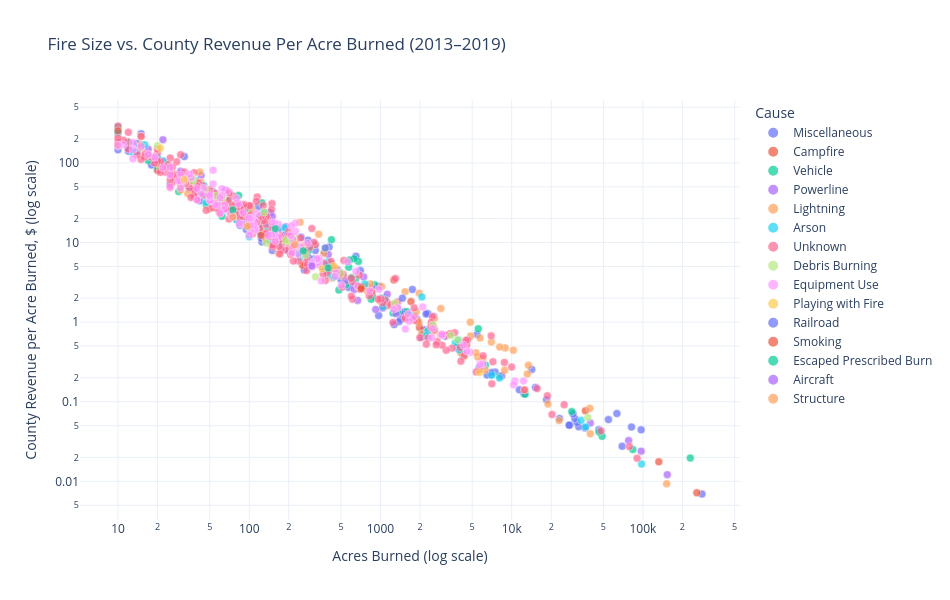

This figure's notebook cell:
### Markdown cell above
**How does the scale of a fire compare to the fiscal capacity of the county absorbing it?** Acreage alone tells us how *big* a fire was, but not how big it was *relative to the local economy that has to deal with it*. Plotting acres burned against revenue-per-acre on log-log axes lets us see fires that were geographically small but economically heavy alongside the more obvious mega-fires. We use Plotly so you can hover and see the fire-level details (name, year, county, structures destroyed).

### Code cell
# Visualization X — interactive scatter (Plotly)
import plotly.express as px

plot_df = df[(df['acres_burned'] > 0) & (df['revenue_per_acre'] > 0)].copy()

fig = px.scatter(
    plot_df,
    x='acres_burned',
    y='revenue_per_acre',
    color='cause_label',
    log_x=True,
    log_y=True,
    hover_name='fire_name_kaggle',
    hover_data={
        'primary_county': True,
        'year': True,
        'structures_destroyed': ':,',
        'fatalities': True,
        'revenues_per_capita': ':,',
        'acres_burned': ':,.0f',
        'revenue_per_acre': ':.2f',
        'cause_label': False,
    },
    title='Fire Size vs. County Revenue Per Acre Burned (2013–2019)',
    labels={
        'acres_burned': 'Acres Burned (log scale)',
        'revenue_per_acre': 'County Revenue per Acre Burned, $ (log scale)',
        'cause_label': 'Cause',
    },
    opacity=0.7,
)

fig.update_traces(marker=dict(size=8, line=dict(width=0.5, color='white')))
fig.update_layout(
    width=950, height=600,
    legend=dict(title='Cause', itemsizing='constant'),
    template='plotly_white',
)
fig.show()

### Figure 1 — Plotly figure (JSON) as saved in the notebook; plotly's stock layout.template omitted (floating-point values rounded to 4 significant figures; data arrays with more than 128 entries replaced by an {"elided": "..."} marker saying what was removed)
{"data": [{"customdata": {"elided": "126x6 mixed values"}, "hovertemplate": "<b>%{hovertext}</b><br><br>Acres Burned (log scale)=%{x:,.0f}<br>County Revenue per Acre Burned, $ (log scale)=%{y:.2f}<br>primary_county=%{customdata[0]}<br>year=%{customdata[1]}<br>structures_destroyed=%{customdata[2]:,}<br>fatalities=%{customdata[3]}<br>revenues_per_capita=%{customdata[4]:,}<extra></extra>", "hovertext": ["Thomas Fire", "Ferguson Fire", "Detwiler Fire", "Rocky Fire", "Delta Fire", "Walker Fire", "Hirz Fire", "Blue Cut Fire", "Eiler Fire", "Lake Fire", "Powerhouse Fire", "Cedar Fire", "Mountain Fire", "American Fire", "Holy Fire", "Whittier Fire", "Pawnee Fire", "Tucker Fire", "Railroad Fire", "Deer Fire", "Sherpa Fire", "Cabin Fire", "Panther Fire", "Monticello Fire", "Trailhead Fire", "Owens River Fire", "North Fire", "Shirley Fire", "Palmer Fire", "Morgan Fire", "Chrome Fire", "Turkey Fire", "Nelson Fire", "Etiwanda Fire", "Sacata Fire", "Gate Fire", "Hat Fire", "Kerlin Fire", "Nicolls Fire ", "Highway Fire", "Holcomb Fire", "Oakwood Fire", "Falls Fire", "Valley Fire", "General Fire", "Front Fire", "Eel Fire", "Silverado Fire", "Grade Fire", "Burris Fire", "Marina Fire", "Grant Fire", "Kyburz Fire", "Branch Fire", "Fay Fire", "River Fire", "Tule Fire", "San Ardo", "Call Fire", "Marble Fire", "Appaloosa Fire", "Skyline Fire", "Mill Fire", "Tecolote Fire", "Lyon Fire", "Wilson Fire", "Tobin Fire", "Camp Fire", "Petersburg Fire", "Beaver Fire", "Hillside Fire", "Pines Fire ", "Sierra Fire", "Peak Fire", "Laverne Fire", "Emerald Fire", "High Fire", "Antelope Fire", "Fork Fire", "Peg Fire", "Holy Fire", "Canyon Fire", "Usal Fire", "Tumey Fire", "Sterling", "Gun Fire", "Smiley Fire", "Coe Fire", "Murphy Fire", "Idria Fire", "Range Fire", "Sterling Fire", "Little Fire", "Mercury Fire", "Auberry Fire", "Bar Fire", "Grub Fire", "Dollar Fire", "Tulloch Fire", "Browns Fire", "Centerville Fire", "Cassel Fire", "Lynette Fire", "Bolla Fire", "Hogback Fire", "Bradley Fire", "Lowe Fire", "Wilson Fire", "Copper Fire", "Hidden Fire", "Viper Fire", "Fairview Fire", "Sandy Fire", "Sloane Fire", "Chaparral Fire", "Gibraltar Fire", "Seine Fire", "Ken Fire", "Panoche Fire", "West Fire", "Drum Fire", "Hog Fire", "School Fire", "Jameson Fire", "Building Fire", "Jacobson Fire"], "legendgroup": "Miscellaneous", "marker": {"color": "#636efa", "line": {"color": "white", "width": 0.5}, "opacity": 0.7, "size": 8, "symbol": "circle"}, "mode": "markers", "name": "Miscellaneous", "orientation": "v", "showlegend": true, "type": "scatter", "x": [281900.0, 96900.0, 81830.0, 69440.0, 63310.0, 54610.0, 46150.0, 36270.0, 32420.0, 31360.0, 30270.0, 29320.0, 27530.0, 27440.0, 23140.0, 18430.0, 15180.0, 14220.0, 12410.0, 11430.0, 7474.0, 6980.0, 6965.0, 6488.0, 5646.0, 5443.0, 4250.0, 3895.0, 3874.0, 3111.0, 2290.0, 2225.0, 2162.0, 2143.0, 2100.0, 2056.0, 1900.0, 1751.0, 1680.0, 1522.0, 1503.0, 1431.0, 1383.0, 1350.0, 1271.0, 1014.0, 972.0, 968.0, 710.0, 703.0, 650.0, 640.0, 572.0, 500.0, 469.0, 406.0, 395.0, 375.0, 367.0, 319.0, 310.0, 282.0, 280.0, 274.0, 263.0, 261.0, 248.0, 225.0, 215.0, 215.0, 200.0, 200.0, 200.0, 186.0, 180.0, 176.0, 170.0, 167.0, 166.0, 157.0, 150.0, 144.0, 130.0, 126.0, 125.0, 125.0, 124.0, 120.0, 117.0, 116.0, 100.0, 100.0, 97.0, 95.0, 91.0, 91.0, 85.0, 85.0, 85.0, 84.0, 80.0, 75.0, 67.0, 60.0, 58.0, 54.0, 52.0, 50.0, 50.0, 46.0, 42.0, 35.0, 32.0, 25.0, 22.0, 21.0, 20.0, 20.0, 18.0, 15.0, 14.0, 14.0, 12.0, 12.0, 10.0, 10.0], "xaxis": "x", "y": [0.006935, 0.04433, 0.04808, 0.02756, 0.07108, 0.05968, 0.04431, 0.04689, 0.04849, 0.05517, 0.06167, 0.07049, 0.05089, 0.05066, 0.06151, 0.1061, 0.1507, 0.2548, 0.1259, 0.1415, 0.2356, 0.2205, 0.2322, 0.2169, 0.2666, 0.6991, 0.4071, 0.4994, 0.4701, 0.6644, 1.284, 1.268, 0.8016, 0.7872, 0.72, 0.644, 1.076, 2.57, 1.158, 1.346, 1.275, 1.092, 1.013, 1.497, 0.9308, 1.996, 2.83, 1.21, 2.786, 4.435, 6.697, 2.878, 2.731, 3.43, 4.586, 8.788, 4.073, 7.525, 5.602, 7.922, 6.2, 6.493, 10.7, 7.04, 4.498, 7.762, 11.71, 9.596, 11.22, 7.809, 11.69, 9.98, 7.95, 12.47, 10.12, 9.585, 11.28, 10.2, 14.54, 13.35, 7.947, 23.65, 23.98, 13.42, 16.17, 10.14, 11.3, 13.7, 28.04, 14.47, 24.32, 17.3, 16.39, 14.52, 18.58, 27.76, 16.42, 22.55, 25.58, 27.39, 19.61, 20.96, 35.04, 33.78, 30.45, 39.83, 44.65, 45.74, 30.94, 41.67, 33.36, 47.97, 120.0, 52.96, 106.0, 83.52, 95.85, 85.05, 93.94, 232.3, 139.6, 175.3, 140.4, 151.8, 146.0, 160.9], "yaxis": "y"}, {"customdata": {"elided": "22x6 mixed values"}, "hovertemplate": "<b>%{hovertext}</b><br><br>Acres Burned (log scale)=%{x:,.0f}<br>County Revenue per Acre Burned, $ (log scale)=%{y:.2f}<br>primary_county=%{customdata[0]}<br>year=%{customdata[1]}<br>structures_destroyed=%{customdata[2]:,}<br>fatalities=%{customdata[3]}<br>revenues_per_capita=%{customdata[4]:,}<extra></extra>", "hovertext": ["Rim Fire", "Soberanes Fire", "Donnell Fire", "Pine Fire", "White Fire", "Colby Fire", "Carstens Fire", "Moffat Fire", "North Fire", "Sage Fire", "Power Fire", "Highway Fire", "Campbell Fire", "Skirball Fire", "Recycle Fire", "Lost Fire", "Lopez Fire", "Thompson Fire ", "Phoenix Fire", "Fawnskin Fire", "Cascade Fire", "Shaver Fire"], "legendgroup": "Campfire", "marker": {"color": "#EF553B", "line": {"color": "white", "width": 0.5}, "opacity": 0.7, "size": 8, "symbol": "circle"}, "mode": "markers", "name": "Campfire", "orientation": "v", "showlegend": true, "type": "scatter", "x": [257300.0, 132100.0, 36450.0, 2304.0, 1984.0, 1952.0, 1708.0, 1265.0, 1120.0, 1109.0, 1070.0, 1049.0, 865.0, 422.0, 265.0, 255.0, 220.0, 95.0, 38.0, 30.0, 20.0, 10.0], "xaxis": "x", "y": [0.007194, 0.01757, 0.07682, 0.7834, 0.8543, 0.9882, 1.81, 3.388, 1.619, 1.817, 1.73, 1.522, 2.216, 5.419, 5.509, 5.192, 11.47, 26.56, 39.63, 53.0, 80.5, 169.1], "yaxis": "y"}, {"customdata": {"elided": "76x6 mixed values"}, "hovertemplate": "<b>%{hovertext}</b><br><br>Acres Burned (log scale)=%{x:,.0f}<br>County Revenue per Acre Burned, $ (log scale)=%{y:.2f}<br>primary_county=%{customdata[0]}<br>year=%{customdata[1]}<br>structures_destroyed=%{customdata[2]:,}<br>fatalities=%{customdata[3]}<br>revenues_per_capita=%{customdata[4]:,}<extra></extra>", "hovertext": ["Carr Fire", "Long Valley Fire", "Garza Fire", "Chimney Fire", "Alamo Fire", "Bully Fire", "Pilot Fire", "Manzanita Fire", "Briceburg Fire", "Sand Fire", "Sun Fire", "Cuesta Fire", "Hill Fire", "Opera Fire", "Dinosaur Fire", "Marshes Fire", "Grade Fire", "Wildomar Fire", "Saddle Fire", "Peak Fire", "Tumbleweed Fire", "Ben Fire", "Rawson Fire", "Stuhr Fire", "Oregon Fire", "Tulloch Fire", "Anza Fire", "Jerry Fire", "Rolling Fire", "Willow Fire", "Rucker Fire", "Hunter Fire", "Rancho Fire", "46 Fire", "Lake Fire", "South Fire", "Hollow Fire", "Bald Hill 3 Fire", "Tehama Fire", "Hills Fire", "Sunny Fire", "Olive Fire", "Skyway Fire", "Bangor Fire", "Coronado Fire", "Margarita Fire", "Bitter Fire ", "Cantwell Fire", "Freeman Fire", "Bradley Fire", "Cow Fire", "Laureles Fire", "Flores Fire", "Frazier Fire", "Saw Fire", "Tulloch Fire", "Cruces Fire", "Lynch Fire", "Spring Fire", "Arroyo Fire", "Double Fire", "Montezuma Fire", "Creston FIre", "Camino Fire", "Ruff Fire ", "Bitterwater Fire", "Pratt Fire", "Plains Fire", "Spenceville Fire", "Juniper Fire", "Jacumba Fire", "Soda Fire", "City Fire", "Corner Fire", "Shandon Fire", "Ranchita Fire"], "legendgroup": "Vehicle", "marker": {"color": "#00cc96", "line": {"color": "white", "width": 0.5}, "opacity": 0.7, "size": 8, "symbol": "circle"}, "mode": "markers", "name": "Vehicle", "orientation": "v", "showlegend": true, "type": "scatter", "x": [229700.0, 83730.0, 48890.0, 46340.0, 28690.0, 12660.0, 8110.0, 6309.0, 5563.0, 4240.0, 3889.0, 2446.0, 1598.0, 1350.0, 1246.0, 1080.0, 900.0, 866.0, 850.0, 680.0, 646.0, 630.0, 605.0, 600.0, 580.0, 573.0, 543.0, 525.0, 482.0, 450.0, 444.0, 423.0, 372.0, 328.0, 316.0, 290.0, 283.0, 210.0, 194.0, 168.0, 158.0, 150.0, 134.0, 130.0, 125.0, 120.0, 120.0, 120.0, 105.0, 100.0, 100.0, 95.0, 88.0, 86.0, 85.0, 83.0, 77.0, 73.0, 70.0, 70.0, 70.0, 62.0, 60.0, 58.0, 50.0, 47.0, 45.0, 42.0, 39.0, 31.0, 29.0, 23.0, 20.0, 17.0, 12.0, 10.0], "xaxis": "x", "y": [0.01959, 0.02503, 0.03674, 0.0416, 0.07526, 0.1242, 0.2097, 0.2886, 0.8247, 0.3797, 0.521, 0.796, 1.351, 1.349, 1.298, 2.013, 2.937, 2.103, 1.935, 5.785, 3.444, 6.244, 3.623, 3.522, 6.007, 4.887, 2.941, 3.75, 2.531, 4.271, 4.403, 10.85, 4.782, 6.003, 9.481, 8.534, 8.018, 9.033, 10.45, 10.84, 9.57, 14.39, 13.36, 12.65, 31.47, 17.99, 21.02, 14.66, 18.13, 23.22, 16.23, 22.01, 20.07, 22.42, 26.39, 38.88, 26.29, 29.58, 28.94, 33.17, 25.13, 21.35, 36.63, 37.9, 46.68, 29.85, 46.2, 50.67, 59.1, 54.55, 43.72, 97.22, 89.8, 107.1, 179.9, 282.2], "yaxis": "y"}, {"customdata": {"elided": "48x6 mixed values"}, "hovertemplate": "<b>%{hovertext}</b><br><br>Acres Burned (log scale)=%{x:,.0f}<br>County Revenue per Acre Burned, $ (log scale)=%{y:.2f}<br>primary_county=%{customdata[0]}<br>year=%{customdata[1]}<br>structures_destroyed=%{customdata[2]:,}<br>fatalities=%{customdata[3]}<br>revenues_per_capita=%{customdata[4]:,}<extra></extra>", "hovertext": ["Camp Fire", "Woolsey Fire", "Kincade Fire", "Miller Complex", "Cherokee Fire", "Lonoak Fire", "Parkfield Fire", "37 Fire", "Airline Fire", "Boulder Fire", "Mission Fire", "Corrine Fire", "Beale Fire", "Getty Fire ", "Cienega Fire", "Miguelito Fire", "Mias Fire", "Kirker Fire", "Colyear Fire", "Metz Fire", "Hog Fire", "Shippee Fire", "Water Fire", "Sargent Fire", "Sky Fire ", "Honey Fire", "Lucy Fire", "Mud Fire ", "Avocado Fire", "Point Fire", "Yellow Fire", "36 Fire", "Creek Fire", "Country Fire", "Jolon Fire", "Adams Fire", "Happy Fire", "Forbestown Fire", "White Fire", "Reservoir Fire", "Bridge Fire", "Ardo Fire", "Francis Fire", "Blocksburg Fire", "Wagner Fire", "Blue Fire", "Rocky Fire", "Alvarado Fire"], "legendgroup": "Powerline", "marker": {"color": "#ab63fa", "line": {"color": "white", "width": 0.5}, "opacity": 0.7, "size": 8, "symbol": "circle"}, "mode": "markers", "name": "Powerline", "orientation": "v", "showlegend": true, "type": "scatter", "x": [153300.0, 96950.0, 77760.0, 39720.0, 8417.0, 2546.0, 1816.0, 1660.0, 1314.0, 1127.0, 1035.0, 920.0, 867.0, 745.0, 670.0, 632.0, 545.0, 492.0, 464.0, 400.0, 360.0, 347.0, 200.0, 190.0, 150.0, 150.0, 150.0, 137.0, 132.0, 130.0, 125.0, 110.0, 94.0, 82.0, 66.0, 60.0, 60.0, 58.0, 52.0, 51.0, 45.0, 43.0, 30.0, 30.0, 22.0, 20.0, 17.0, 15.0], "xaxis": "x", "y": [0.01213, 0.02393, 0.03254, 0.05416, 0.2127, 1.177, 1.189, 1.277, 1.278, 2.239, 1.509, 1.441, 2.659, 3.686, 1.875, 2.568, 3.341, 4.201, 3.806, 7.055, 4.906, 5.36, 10.28, 15.77, 21.3, 11.93, 14.39, 13.88, 11.45, 17.68, 13.18, 16.04, 18.24, 29.93, 45.39, 33.77, 33.73, 35.17, 33.73, 43.1, 50.47, 69.67, 78.43, 74.77, 195.3, 112.2, 148.6, 163.6], "yaxis": "y"}, {"customdata": {"elided": "91x6 mixed values"}, "hovertemplate": "<b>%{hovertext}</b><br><br>Acres Burned (log scale)=%{x:,.0f}<br>County Revenue per Acre Burned, $ (log scale)=%{y:.2f}<br>primary_county=%{customdata[0]}<br>year=%{customdata[1]}<br>structures_destroyed=%{customdata[2]:,}<br>fatalities=%{customdata[3]}<br>revenues_per_capita=%{customdata[4]:,}<extra></extra>", "hovertext": ["Rough Fire ", "Bald Fire", "Stone Fire", "Aspen Fire", "Lion Fire", "Buck Fire", "Day Fire", "Corral Complex", "Taboose Fire", "Slinkard Fire", "Red Bank Fire", "Empire Fire", "South Fork Fire", "Coffee Fire", "Mud Fire", "Lone Fire", "Little Deer Fire", "South Fire", "Frog Fire", "Springs Fire", "Meadow Fire", "Lions Fire", "Georges Fire", "Pony Fire", "Eureka Fire", "Sand Fire", "Indian Fire", "Fish Fire", "Cow Fire", "Tenaja", "Lime Fire", "Saddle Fire ", "Caldwell Fire", "Chilcoot Fire", "Berry Fire", "Poslin Fire", "Belmont Fire", "Lake Fire", "Shirley Fire", "Creek Fire", "Red Fire", "Triple Fire", "Table Fire", "Elephant Fire", "Gobblers Fire", "Broder Fire", "Willow Fire", "Owens Fire", "Snowstorm Fire", "Henthorne Fire", "Kidder 2 Fire", "Steamboat Fire", "Skeleton Fire", "Shoemaker Fire", "Ogilvy Fire", "Cutca Fire", "Soda Fire", "Angora Fire", "Horse Fire", "Oak Fire", "West Fire ", "Little Fire", "Long Fire", "Deer Fire", "Irene Fire", "Meadow Fire", "Tivy Fire", "Fern Fire", "Camatta Fire", "Jackson Fire", "Sugar Fire", "Summit Fire", "Spring Fire", "Skeggs Fire", "Douglas Fire", "Lower Fire", "Pine Fire", "Jones Fire", "Horse Creek Fire", "Valley Fire", "Hidden Fire", "Cove Fire", "Dorris Fire", "Meadow Fire", "Bald Fire", "Buck Fire", "Essex Fire", "Telephone Fire", "Duzel Fire", "Grizzly Fire", "Rincon Fire"], "legendgroup": "Lightning", "marker": {"color": "#FFA15A", "line": {"color": "white", "width": 0.5}, "opacity": 0.7, "size": 8, "symbol": "circle"}, "mode": "markers", "name": "Lightning", "orientation": "v", "showlegend": true, "type": "scatter", "x": [151600.0, 39740.0, 39390.0, 22990.0, 18900.0, 13420.0, 13150.0, 12500.0, 10300.0, 8925.0, 8838.0, 8094.0, 7000.0, 6258.0, 6042.0, 5737.0, 5503.0, 5332.0, 4863.0, 4840.0, 4347.0, 4064.0, 2883.0, 2860.0, 2575.0, 2512.0, 2295.0, 2060.0, 1975.0, 1926.0, 1872.0, 1542.0, 1319.0, 1020.0, 995.0, 859.0, 835.0, 800.0, 794.0, 756.0, 460.0, 430.0, 426.0, 416.0, 413.0, 381.0, 370.0, 338.0, 263.0, 244.0, 227.0, 224.0, 200.0, 190.0, 172.0, 167.0, 143.0, 134.0, 131.0, 128.0, 105.0, 101.0, 100.0, 95.0, 94.0, 81.0, 76.0, 75.0, 70.0, 70.0, 65.0, 55.0, 50.0, 50.0, 50.0, 46.0, 43.0, 42.0, 34.0, 34.0, 30.0, 25.0, 24.0, 21.0, 20.0, 16.0, 15.0, 15.0, 15.0, 10.0, 10.0], "xaxis": "x", "y": [0.009339, 0.03956, 0.08254, 0.05793, 0.09344, 0.2863, 0.2228, 0.1406, 0.4434, 0.4744, 0.248, 0.486, 0.562, 0.2512, 0.3469, 0.6313, 0.3643, 0.4111, 0.6698, 0.9986, 0.3701, 0.4146, 1.487, 0.6916, 1.106, 0.7643, 0.7695, 0.7136, 2.311, 1.022, 1.349, 2.412, 1.553, 2.793, 1.83, 2.44, 3.022, 2.859, 2.462, 2.78, 4.693, 3.579, 4.066, 4.245, 3.85, 5.517, 7.286, 12.68, 9.194, 18.0, 11.13, 10.77, 10.9, 10.15, 11.77, 7.347, 12.52, 10.97, 18.46, 14.23, 26.15, 29.01, 21.81, 20.49, 17.13, 24.31, 22.25, 20.85, 30.84, 27.57, 29.58, 31.45, 34.02, 44.98, 26.48, 46.26, 57.07, 76.71, 56.09, 41.26, 45.97, 86.36, 85.33, 87.19, 98.1, 122.6, 216.7, 155.8, 168.4, 165.8, 228.7], "yaxis": "y"}, {"customdata": {"elided": "50x6 mixed values"}, "hovertemplate": "<b>%{hovertext}</b><br><br>Acres Burned (log scale)=%{x:,.0f}<br>County Revenue per Acre Burned, $ (log scale)=%{y:.2f}<br>primary_county=%{customdata[0]}<br>year=%{customdata[1]}<br>structures_destroyed=%{customdata[2]:,}<br>fatalities=%{customdata[3]}<br>revenues_per_capita=%{customdata[4]:,}<extra></extra>", "hovertext": ["King Fire", "Pier Fire", "Gap Fire", "Clover Fire", "Mineral Fire", "Ponderosa Fire", "Clayton Fire", "Lane Fire", "Roadrunner Fire", "Goose Fire", "Pleasant Fire", "Creek Fire", "Tassajara Fire", "Lumpkin Fire", "Placerita Fire", "Mart Fire", "Boles Fire", "Fiddler Fire", "Beale Fire", "Swedes Fire", "Bear Fire", "Foothills Fire", "Shingle Fire", "Sharp Fire", "Largo Fire", "Toll Fire", "Queen Fire", "Tower Fire", "Frame Fire", "Patterson Fire", "Open Fire", "Mile Fire", "Border Fire", "Santos Fire", "Lincoln Fire", "Border 9 Fire", "Anchor Fire", "Copper Fire", "Auburn Fire", "Grace Fire", "Kugelman Fire", "Simmons Fire", "Hall Fire", "Frame Fire", "Gold Fire", "Mockingbird Fire", "Johnson Fire", "Coldwell Fire", "Electra Fire", "Deer Fire"], "legendgroup": "Arson", "marker": {"color": "#19d3f3", "line": {"color": "white", "width": 0.5}, "opacity": 0.7, "size": 8, "symbol": "circle"}, "mode": "markers", "name": "Arson", "orientation": "v", "showlegend": true, "type": "scatter", "x": [97720.0, 36560.0, 33870.0, 8073.0, 7050.0, 4016.0, 3929.0, 3716.0, 2289.0, 2241.0, 2070.0, 1678.0, 1086.0, 1042.0, 760.0, 670.0, 516.0, 441.0, 400.0, 400.0, 391.0, 355.0, 316.0, 243.0, 236.0, 186.0, 158.0, 150.0, 145.0, 139.0, 127.0, 100.0, 100.0, 88.0, 80.0, 80.0, 76.0, 53.0, 47.0, 45.0, 45.0, 43.0, 25.0, 25.0, 22.0, 20.0, 16.0, 13.0, 10.0, 10.0], "xaxis": "x", "y": [0.01648, 0.04831, 0.0584, 0.1979, 0.2145, 0.4457, 0.5935, 0.5452, 0.7715, 0.6747, 2.071, 1.219, 1.925, 1.561, 3.009, 2.861, 3.886, 3.68, 5.692, 4.067, 5.24, 5.417, 5.601, 6.543, 7.339, 15.32, 12.42, 12.78, 10.43, 15.56, 23.16, 19.17, 11.83, 18.69, 24.61, 19.34, 23.13, 41.98, 32.04, 40.47, 51.82, 43.26, 54.72, 76.08, 104.5, 116.6, 169.0, 135.2, 240.1, 242.0], "yaxis": "y"}, {"customdata": {"elided": "242x6 mixed values"}, "hovertemplate": "<b>%{hovertext}</b><br><br>Acres Burned (log scale)=%{x:,.0f}<br>County Revenue per Acre Burned, $ (log scale)=%{y:.2f}<br>primary_county=%{customdata[0]}<br>year=%{customdata[1]}<br>structures_destroyed=%{customdata[2]:,}<br>fatalities=%{customdata[3]}<br>revenues_per_capita=%{customdata[4]:,}<extra></extra>", "hovertext": {"elided": "242 str values"}, "legendgroup": "Unknown", "marker": {"color": "#FF6692", "line": {"color": "white", "width": 0.5}, "opacity": 0.7, "size": 8, "symbol": "circle"}, "mode": "markers", "name": "Unknown", "orientation": "v", "showlegend": true, "type": "scatter", "x": {"elided": "242 float values"}, "xaxis": "x", "y": {"elided": "242 float values"}, "yaxis": "y"}, {"customdata": {"elided": "24x6 mixed values"}, "hovertemplate": "<b>%{hovertext}</b><br><br>Acres Burned (log scale)=%{x:,.0f}<br>County Revenue per Acre Burned, $ (log scale)=%{y:.2f}<br>primary_county=%{customdata[0]}<br>year=%{customdata[1]}<br>structures_destroyed=%{customdata[2]:,}<br>fatalities=%{customdata[3]}<br>revenues_per_capita=%{customdata[4]:,}<extra></extra>", "hovertext": ["Klamathon Fire", "Metz Fire", "Caples Fire", "Coleman Fire", "Latrobe Fire", "Swedes Fire", "West Fire", "Red Fire", "Courtney Fire", "Madre Fire", "306 Fire", "Big Creek Fire", "Stephens Fire", "Silverado Fire", "Red Fire", "Haigh Fire", "Border Fire", "Cherry Fire", "Liberty Fire", "Bogus Fire", "Whitepine Fire", "Mustang Fire", "Martin Fire", "French Fire"], "legendgroup": "Debris Burning", "marker": {"color": "#B6E880", "line": {"color": "white", "width": 0.5}, "opacity": 0.7, "size": 8, "symbol": "circle"}, "mode": "markers", "name": "Debris Burning", "orientation": "v", "showlegend": true, "type": "scatter", "x": [38010.0, 3876.0, 3435.0, 2520.0, 1286.0, 496.0, 380.0, 333.0, 320.0, 268.0, 217.0, 204.0, 200.0, 190.0, 135.0, 130.0, 100.0, 63.0, 62.0, 56.0, 46.0, 37.0, 37.0, 20.0], "xaxis": "x", "y": [0.06346, 0.5991, 0.6786, 0.9214, 1.722, 4.113, 8.479, 5.697, 3.716, 6.966, 11.15, 10.42, 10.24, 10.68, 9.822, 24.02, 15.47, 38.29, 36.18, 38.41, 46.76, 59.41, 65.19, 164.1], "yaxis": "y"}, {"customdata": {"elided": "112x6 mixed values"}, "hovertemplate": "<b>%{hovertext}</b><br><br>Acres Burned (log scale)=%{x:,.0f}<br>County Revenue per Acre Burned, $ (log scale)=%{y:.2f}<br>primary_county=%{customdata[0]}<br>year=%{customdata[1]}<br>structures_destroyed=%{customdata[2]:,}<br>fatalities=%{customdata[3]}<br>revenues_per_capita=%{customdata[4]:,}<extra></extra>", "hovertext": ["Waverly Fire", "Dodge Fire", "Elm Fire", "Wall Fire", "Jayne Fire", "Marek Fire", "Planada Fire", "Butts Fire", "Apple Fire", "Hawk Fire", "Refuge Fire", "Swedes Fire", "Eagle Fire", "Nees Fire", "Park Fire", "Quail Fire", "Bernardo Fire", "Garden Fire", "Patterson Fire", "Gillis Fire", "Irish Fire", "Elk Fire", "Gulch Fire", "Battle Fire", "West Fire", "Bridge Fire", "Monterey Fire", "Tres Pinos Fire", "Pacheco Fire", "Stone Fire", "Dinely Fire", "Rose Fire", "Bascom Fire", "Shelton Fire", "ONeals Fire", "Lone Fire", "Snail Fire", "Huasna Fire", "Murphy Fire", "Spring Fire", "Moose Fire", "Reservoir Fire", "Peterson Fire", "China Fire", "Malech Fire", "Lumgrey Fire", "Priest Fire", "Bautista Fire", "Lakeville Fire", "Cottage Fire", "Five Fire", "Wheatland Fire", "Old Fire", "Magic Fire", "Ranch Fire", "Sierra Fire", "Coal Fire", "Flat Fire", "Cleghorn Fire", "Windmill Fire", "Cobble Fire", "Poly Fire", "Jelly Fire", "Broken Fire", "Coalinga Fire", "Feather Fire", "Box Fire", "Trinity Fire", "Moore Fire", "Dunnigan Fire", "Tree Fire", "Scott Fire", "Lytle Fire", "Olive Fire", "Rail Fire", "Orange Fire", "Wheeler Fire", "Cabrillo Fire", "Canyon Fire", "Vista Fire", "Tram Fire", "Freedom Fire", "Estate Fire", "Boyer Fire", "Oak Fire", "Toro Fire", "Storksbill Fire", "Cottonwood Fire", "Mesa Fire", "Pozo Fire", "Paskenta Fire", "Boys Fire", "Morgan Fire", "Mina Fire", "Community Fire", "Clay Fire", "Gilbert Fire", "Aqueduct Fire", "McCourtney Fire", "Ice Fire", "Mount Fire", "Betabel Fire", "Vineyard Fire", "Grade Fire", "Sway Fire", "Rocky Fire", "Iron Gate Fire", "Carson Fire", "Milton Fire", "Cinnamon Fire", "Dark Fire", "Brewer Fire"], "legendgroup": "Equipment Use", "marker": {"color": "#FF97FF", "line": {"color": "white", "width": 0.5}, "opacity": 0.7, "size": 8, "symbol": "circle"}, "mode": "markers", "name": "Equipment Use", "orientation": "v", "showlegend": true, "type": "scatter", "x": [12300.0, 10570.0, 10340.0, 6033.0, 5738.0, 4824.0, 4564.0, 4300.0, 2956.0, 2940.0, 2500.0, 2462.0, 2100.0, 1756.0, 1649.0, 1626.0, 1548.0, 1350.0, 1261.0, 974.0, 825.0, 673.0, 650.0, 562.0, 504.0, 460.0, 450.0, 354.0, 341.0, 340.0, 339.0, 338.0, 328.0, 303.0, 300.0, 298.0, 279.0, 245.0, 237.0, 225.0, 225.0, 215.0, 215.0, 212.0, 210.0, 207.0, 167.0, 167.0, 158.0, 156.0, 156.0, 156.0, 150.0, 149.0, 140.0, 114.0, 112.0, 111.0, 110.0, 110.0, 108.0, 105.0, 103.0, 103.0, 102.0, 100.0, 100.0, 90.0, 88.0, 84.0, 83.0, 80.0, 75.0, 72.0, 68.0, 65.0, 64.0, 62.0, 62.0, 60.0, 60.0, 57.0, 55.0, 53.0, 53.0, 51.0, 50.0, 50.0, 50.0, 45.0, 43.0, 40.0, 40.0, 36.0, 35.0, 32.0, 30.0, 30.0, 30.0, 29.0, 25.0, 25.0, 25.0, 22.0, 19.0, 17.0, 15.0, 13.0, 13.0, 13.0, 11.0, 10.0], "xaxis": "x", "y": [0.1824, 0.1819, 0.1635, 0.2967, 0.2947, 0.4177, 0.4321, 0.5133, 0.6854, 0.6969, 0.834, 0.6373, 1.548, 1.123, 1.025, 1.26, 0.8191, 1.518, 1.452, 2.59, 2.47, 2.844, 4.342, 5.733, 2.897, 4.167, 3.758, 3.302, 5.636, 6.35, 5.209, 6.062, 6.235, 4.964, 5.617, 5.265, 9.781, 8.812, 7.135, 17.48, 13.86, 10.85, 8.902, 7.377, 16.22, 12.2, 16.9, 11.79, 10.42, 13.64, 17.6, 12.92, 17.75, 12.53, 12.37, 23.11, 14.69, 15.23, 14.45, 18.4, 16.28, 20.56, 19.67, 13.55, 16.58, 12.33, 20.21, 23.64, 17.1, 17.35, 30.43, 35.83, 21.2, 22.6, 43.94, 29.17, 25.78, 47.5, 38.94, 36.63, 23.35, 29.67, 29.76, 81.06, 54.49, 33.63, 33.74, 37.76, 39.1, 47.98, 41.07, 47.67, 34.2, 64.83, 72.17, 59.59, 70.93, 58.6, 48.5, 59.72, 70.36, 50.24, 87.92, 87.0, 118.1, 127.0, 160.8, 179.3, 145.8, 112.3, 169.1, 165.8], "yaxis": "y"}, {"customdata": [["Madera", 2015, 0, 0, 1326, "Playing with Fire"], ["Lassen", 2018, 4, 0, 2225, "Playing with Fire"], ["Madera", 2018, 0, 0, 1685, "Playing with Fire"], ["Siskiyou", 2016, 0, 0, 1978, "Playing with Fire"], ["Tuolumne", 2019, 0, 0, 3227, "Playing with Fire"]], "hovertemplate": "<b>%{hovertext}</b><br><br>Acres Burned (log scale)=%{x:,.0f}<br>County Revenue per Acre Burned, $ (log scale)=%{y:.2f}<br>primary_county=%{customdata[0]}<br>year=%{customdata[1]}<br>structures_destroyed=%{customdata[2]:,}<br>fatalities=%{customdata[3]}<br>revenues_per_capita=%{customdata[4]:,}<extra></extra>", "hovertext": ["Willow Fire", "Hyatt Fire", "Oak Fire", "Moffett Fire", "Preston Fire"], "legendgroup": "Playing with Fire", "marker": {"color": "#FECB52", "line": {"color": "white", "width": 0.5}, "opacity": 0.7, "size": 8, "symbol": "circle"}, "mode": "markers", "name": "Playing with Fire", "orientation": "v", "showlegend": true, "type": "scatter", "x": [5702.0, 441.0, 360.0, 32.0, 21.0], "xaxis": "x", "y": [0.2325, 5.045, 4.681, 61.81, 153.7], "yaxis": "y"}, {"customdata": [["Modoc", 2014, 0, 0, 2930, "Railroad"], ["Modoc", 2016, 0, 0, 3246, "Railroad"]], "hovertemplate": "<b>%{hovertext}</b><br><br>Acres Burned (log scale)=%{x:,.0f}<br>County Revenue per Acre Burned, $ (log scale)=%{y:.2f}<br>primary_county=%{customdata[0]}<br>year=%{customdata[1]}<br>structures_destroyed=%{customdata[2]:,}<br>fatalities=%{customdata[3]}<br>revenues_per_capita=%{customdata[4]:,}<extra></extra>", "hovertext": ["Gulch Fire", "Howard Fire"], "legendgroup": "Railroad", "marker": {"color": "#636efa", "line": {"color": "white", "width": 0.5}, "opacity": 0.7, "size": 8, "symbol": "circle"}, "mode": "markers", "name": "Railroad", "orientation": "v", "showlegend": true, "type": "scatter", "x": [1469.0, 380.0], "xaxis": "x", "y": [1.995, 8.542], "yaxis": "y"}, {"customdata": [["Kern", 2013, 0, 0, 1955, "Smoking"], ["Los Angeles", 2013, 0, 0, 1867, "Smoking"], ["Fresno", 2016, 0, 0, 1512, "Smoking"], ["Siskiyou", 2019, 0, 0, 2526, "Smoking"]], "hovertemplate": "<b>%{hovertext}</b><br><br>Acres Burned (log scale)=%{x:,.0f}<br>County Revenue per Acre Burned, $ (log scale)=%{y:.2f}<br>primary_county=%{customdata[0]}<br>year=%{customdata[1]}<br>structures_destroyed=%{customdata[2]:,}<br>fatalities=%{customdata[3]}<br>revenues_per_capita=%{customdata[4]:,}<extra></extra>", "hovertext": ["Rancho Fire", "Lake Fire", "Green Fire", "IronGate Fire"], "legendgroup": "Smoking", "marker": {"color": "#EF553B", "line": {"color": "white", "width": 0.5}, "opacity": 0.7, "size": 8, "symbol": "circle"}, "mode": "markers", "name": "Smoking", "orientation": "v", "showlegend": true, "type": "scatter", "x": [712.0, 712.0, 123.0, 10.0], "xaxis": "x", "y": [2.746, 2.622, 12.29, 252.6], "yaxis": "y"}, {"customdata": [["Monterey", 2014, 0, 0, 1918, "Escaped Prescribed Burn"], ["Santa Barbara", 2018, 0, 0, 2024, "Escaped Prescribed Burn"], ["Yuba", 2015, 0, 0, 2353, "Escaped Prescribed Burn"], ["Monterey", 2014, 0, 0, 1918, "Escaped Prescribed Burn"]], "hovertemplate": "<b>%{hovertext}</b><br><br>Acres Burned (log scale)=%{x:,.0f}<br>County Revenue per Acre Burned, $ (log scale)=%{y:.2f}<br>primary_county=%{customdata[0]}<br>year=%{customdata[1]}<br>structures_destroyed=%{customdata[2]:,}<br>fatalities=%{customdata[3]}<br>revenues_per_capita=%{customdata[4]:,}<extra></extra>", "hovertext": ["Encinal Fire", "Santa Cruz Fire", "Cook Fire", "San Lucas Fire"], "legendgroup": "Escaped Prescribed Burn", "marker": {"color": "#00cc96", "line": {"color": "white", "width": 0.5}, "opacity": 0.7, "size": 8, "symbol": "circle"}, "mode": "markers", "name": "Escaped Prescribed Burn", "orientation": "v", "showlegend": true, "type": "scatter", "x": [400.0, 258.0, 158.0, 75.0], "xaxis": "x", "y": [4.795, 7.845, 14.89, 25.57], "yaxis": "y"}, {"customdata": [["Sutter", 2016, 0, 0, 1520, "Aircraft"]], "hovertemplate": "<b>%{hovertext}</b><br><br>Acres Burned (log scale)=%{x:,.0f}<br>County Revenue per Acre Burned, $ (log scale)=%{y:.2f}<br>primary_county=%{customdata[0]}<br>year=%{customdata[1]}<br>structures_destroyed=%{customdata[2]:,}<br>fatalities=%{customdata[3]}<br>revenues_per_capita=%{customdata[4]:,}<extra></extra>", "hovertext": ["Butte Fire"], "legendgroup": "Aircraft", "marker": {"color": "#ab63fa", "line": {"color": "white", "width": 0.5}, "opacity": 0.7, "size": 8, "symbol": "circle"}, "mode": "markers", "name": "Aircraft", "orientation": "v", "showlegend": true, "type": "scatter", "x": [300.0], "xaxis": "x", "y": [5.067], "yaxis": "y"}, {"customdata": [["Kern", 2016, 0, 0, 2067, "Structure"], ["San Diego", 2019, 0, 0, 1547, "Structure"], ["Shasta", 2015, 1, 0, 1564, "Structure"]], "hovertemplate": "<b>%{hovertext}</b><br><br>Acres Burned (log scale)=%{x:,.0f}<br>County Revenue per Acre Burned, $ (log scale)=%{y:.2f}<br>primary_county=%{customdata[0]}<br>year=%{customdata[1]}<br>structures_destroyed=%{customdata[2]:,}<br>fatalities=%{customdata[3]}<br>revenues_per_capita=%{customdata[4]:,}<extra></extra>", "hovertext": ["Onyx Fire", "Sawday Fire ", "Mallard Fire"], "legendgroup": "Structure", "marker": {"color": "#FFA15A", "line": {"color": "white", "width": 0.5}, "opacity": 0.7, "size": 8, "symbol": "circle"}, "mode": "markers", "name": "Structure", "orientation": "v", "showlegend": true, "type": "scatter", "x": [221.0, 97.0, 75.0], "xaxis": "x", "y": [9.353, 15.95, 20.85], "yaxis": "y"}], "layout": {"height": 600, "legend": {"itemsizing": "constant", "title": {"text": "Cause"}, "tracegroupgap": 0}, "title": {"text": "Fire Size vs. County Revenue Per Acre Burned (2013–2019)"}, "width": 950, "xaxis": {"anchor": "y", "domain": [0, 1], "title": {"text": "Acres Burned (log scale)"}, "type": "log"}, "yaxis": {"anchor": "x", "domain": [0, 1], "title": {"text": "County Revenue per Acre Burned, $ (log scale)"}, "type": "log"}}}
